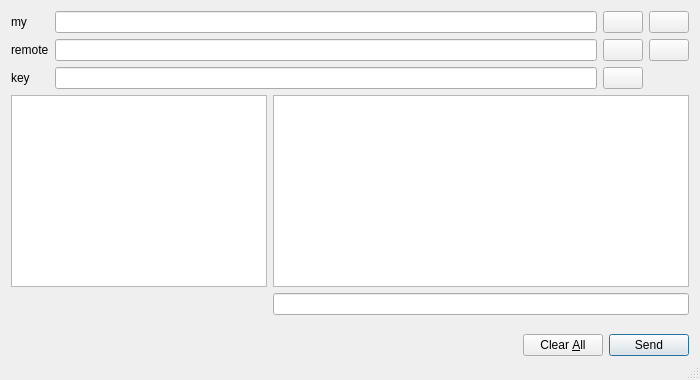
<?xml version="1.0" encoding="UTF-8"?>
<ui version="4.0">
 <class>MessagesDialog</class>
 <widget class="QDialog" name="MessagesDialog">
  <property name="geometry">
   <rect>
    <x>0</x>
    <y>0</y>
    <width>700</width>
    <height>380</height>
   </rect>
  </property>
  <property name="windowTitle">
   <string>Dialog</string>
  </property>
  <property name="sizeGripEnabled">
   <bool>true</bool>
  </property>
  <layout class="QVBoxLayout" name="verticalLayout">
   <item>
    <layout class="QGridLayout" name="gridLayout">
     <item row="2" column="1">
      <widget class="QValidatedLineEdit" name="pubKeyTo_SM">
       <property name="toolTip">
        <string/>
       </property>
       <property name="readOnly">
        <bool>true</bool>
       </property>
      </widget>
     </item>
     <item row="0" column="2">
      <widget class="QPushButton" name="pasteButton_SM">
       <property name="toolTip">
        <string>Paste address from clipboard</string>
       </property>
       <property name="text">
        <string/>
       </property>
       <property name="icon">
        <iconset resource="../bitcoin.qrc">
         <normaloff>:/icons/editpaste</normaloff>:/icons/editpaste</iconset>
       </property>
       <property name="shortcut">
        <string>Alt+P</string>
       </property>
       <property name="autoDefault">
        <bool>false</bool>
       </property>
      </widget>
     </item>
     <item row="0" column="3">
      <widget class="QPushButton" name="addressBookButton_SM">
       <property name="toolTip">
        <string>Choose an address from the address book</string>
       </property>
       <property name="text">
        <string/>
       </property>
       <property name="icon">
        <iconset resource="../bitcoin.qrc">
         <normaloff>:/icons/address-book</normaloff>:/icons/address-book</iconset>
       </property>
       <property name="shortcut">
        <string>Alt+A</string>
       </property>
       <property name="autoDefault">
        <bool>false</bool>
       </property>
      </widget>
     </item>
     <item row="1" column="1">
      <widget class="QValidatedLineEdit" name="addressTo_SM">
       <property name="toolTip">
        <string>The address to sign the message with (e.g. 4Zo1ga6xuKuQ7JV7M9rGDoxdbYwV5zgQJ5)</string>
       </property>
       <property name="maxLength">
        <number>34</number>
       </property>
       <property name="readOnly">
        <bool>true</bool>
       </property>
      </widget>
     </item>
     <item row="1" column="3">
      <widget class="QPushButton" name="addressBookButtonTo_SM">
       <property name="toolTip">
        <string>Choose an address from the address book</string>
       </property>
       <property name="text">
        <string/>
       </property>
       <property name="icon">
        <iconset resource="../bitcoin.qrc">
         <normaloff>:/icons/address-book</normaloff>:/icons/address-book</iconset>
       </property>
       <property name="shortcut">
        <string>Alt+A</string>
       </property>
       <property name="autoDefault">
        <bool>false</bool>
       </property>
      </widget>
     </item>
     <item row="1" column="2">
      <widget class="QPushButton" name="pasteButtonTo_SM">
       <property name="toolTip">
        <string>Paste address from clipboard</string>
       </property>
       <property name="text">
        <string/>
       </property>
       <property name="icon">
        <iconset resource="../bitcoin.qrc">
         <normaloff>:/icons/editpaste</normaloff>:/icons/editpaste</iconset>
       </property>
       <property name="shortcut">
        <string>Alt+P</string>
       </property>
       <property name="autoDefault">
        <bool>false</bool>
       </property>
      </widget>
     </item>
     <item row="0" column="1">
      <widget class="QValidatedLineEdit" name="addressIn_SM">
       <property name="toolTip">
        <string>The address to sign the message with (e.g. 4Zo1ga6xuKuQ7JV7M9rGDoxdbYwV5zgQJ5)</string>
       </property>
       <property name="maxLength">
        <number>34</number>
       </property>
       <property name="readOnly">
        <bool>true</bool>
       </property>
      </widget>
     </item>
     <item row="0" column="0">
      <widget class="QLabel" name="label">
       <property name="text">
        <string>my</string>
       </property>
      </widget>
     </item>
     <item row="1" column="0">
      <widget class="QLabel" name="label_2">
       <property name="text">
        <string>remote</string>
       </property>
      </widget>
     </item>
     <item row="2" column="0">
      <widget class="QLabel" name="label_3">
       <property name="text">
        <string>key</string>
       </property>
      </widget>
     </item>
     <item row="2" column="2">
      <widget class="QPushButton" name="pasteButtonPublicKey_SM">
       <property name="toolTip">
        <string>Paste address from clipboard</string>
       </property>
       <property name="text">
        <string/>
       </property>
       <property name="icon">
        <iconset resource="../bitcoin.qrc">
         <normaloff>:/icons/editpaste</normaloff>:/icons/editpaste</iconset>
       </property>
       <property name="shortcut">
        <string>Alt+P</string>
       </property>
       <property name="autoDefault">
        <bool>false</bool>
       </property>
      </widget>
     </item>
    </layout>
   </item>
   <item>
    <layout class="QGridLayout" name="gridLayout_2">
     <item row="1" column="1">
      <widget class="QLineEdit" name="outMessage_SM">
       <property name="font">
        <font>
         <italic>true</italic>
        </font>
       </property>
       <property name="readOnly">
        <bool>false</bool>
       </property>
      </widget>
     </item>
     <item row="0" column="1">
      <widget class="QListView" name="messages_SM">
       <property name="horizontalScrollBarPolicy">
        <enum>Qt::ScrollBarAlwaysOff</enum>
       </property>
       <property name="textElideMode">
        <enum>Qt::ElideNone</enum>
       </property>
       <property name="resizeMode">
        <enum>QListView::Adjust</enum>
       </property>
      </widget>
     </item>
     <item row="0" column="0">
      <widget class="QListView" name="addresses_SM">
       <property name="maximumSize">
        <size>
         <width>256</width>
         <height>16777215</height>
        </size>
       </property>
       <property name="contextMenuPolicy">
        <enum>Qt::CustomContextMenu</enum>
       </property>
      </widget>
     </item>
    </layout>
   </item>
   <item>
    <layout class="QHBoxLayout" name="horizontalLayout_3_SM">
     <item>
      <spacer name="horizontalSpacer_1_SM">
       <property name="orientation">
        <enum>Qt::Horizontal</enum>
       </property>
       <property name="sizeHint" stdset="0">
        <size>
         <width>40</width>
         <height>48</height>
        </size>
       </property>
      </spacer>
     </item>
     <item>
      <widget class="QPushButton" name="clearButton_SM">
       <property name="toolTip">
        <string>Reset all sign message fields</string>
       </property>
       <property name="text">
        <string>Clear &amp;All</string>
       </property>
       <property name="icon">
        <iconset resource="../bitcoin.qrc">
         <normaloff>:/icons/remove</normaloff>:/icons/remove</iconset>
       </property>
       <property name="autoDefault">
        <bool>false</bool>
       </property>
      </widget>
     </item>
     <item>
      <widget class="QPushButton" name="sendButton_SM">
       <property name="text">
        <string>Send</string>
       </property>
      </widget>
     </item>
    </layout>
   </item>
  </layout>
 </widget>
 <customwidgets>
  <customwidget>
   <class>QValidatedLineEdit</class>
   <extends>QLineEdit</extends>
   <header>qvalidatedlineedit.h</header>
  </customwidget>
 </customwidgets>
 <resources>
  <include location="../bitcoin.qrc"/>
 </resources>
 <connections/>
</ui>
